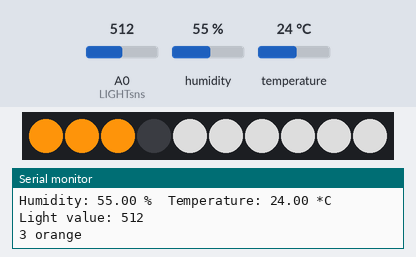
A sketch run on a simulated ESP8266 (NodeMCU). Parts: 10 RGB LEDs in strip order, left to right, the last lines printed to the serial monitor. Inputs (shaded band) come from the test bench; at power-on: temperature 24 °C, A0 (LIGHTsns) = 512, humidity 55 %.

Above: at 4.8 s.
4.9 s: temperature set to 12 °C
At 7.0 s:
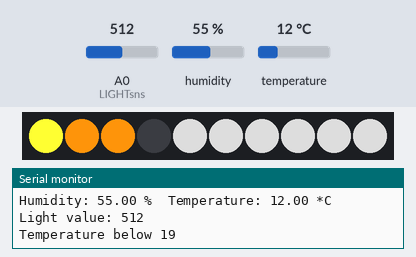
7.9 s: A0 (LIGHTsns) set to 835
11.3 s: A0 (LIGHTsns) set to 869
At 14.6 s:
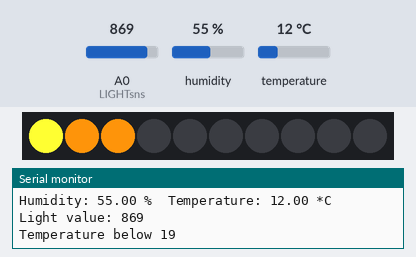
15.7 s: temperature set to 19 °C
At 17.2 s:
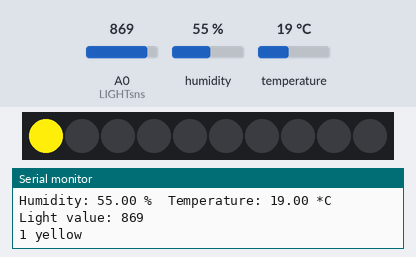
18.7 s: temperature set to 28 °C
At 21.2 s:
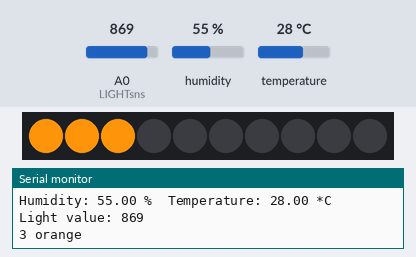
21.8 s: A0 (LIGHTsns) set to 840
At 23.8 s:
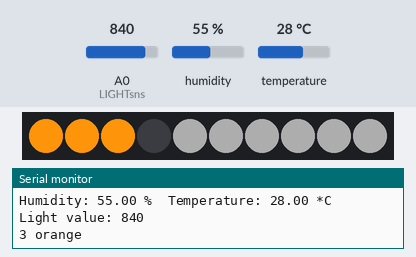
Timing chart, 0 to 25.3 s (numbered marks = the images above; inputs shaded):
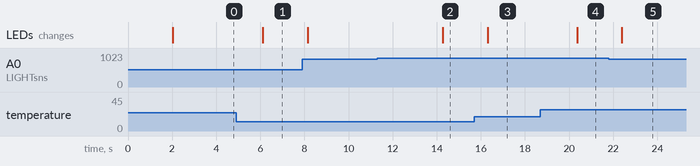

The sketch:

ArduinoLed.ino
```cpp
//neopixel library
#include <Adafruit_NeoPixel.h>

//library for hum/temperature sensor
#include <Adafruit_Sensor.h>
#include "DHT.h"

//define the pin your humidity sensor is connected to
#define DHTPIN D1

// define what humidity sensor you are using
#define DHTTYPE DHT11

//define the pin of the ledstrip
#define LEDpin D5

//define the strip, the number '10' is the amount of leds on your strip
Adafruit_NeoPixel strip = Adafruit_NeoPixel(10, LEDpin, NEO_GRB + NEO_KHZ800);

//define the analog light sensor
#define LIGHTsns A0

DHT dht(DHTPIN, DHTTYPE);

void setup() {
  //setup connection to the serial monitor
  Serial.begin(9600);
  Serial.println("Test for serial connection");

  //define ledpin as an output
  pinMode(LEDpin, OUTPUT);

  dht.begin();

  //setup the strip
  strip.begin();
  strip.show();

}

void loop() {
  // Wait a few seconds between measurements.
  delay(2000);

  // Reading temperature or humidity takes about 250 milliseconds!
  // Sensor readings may also be up to 2 seconds 'old' (its a very slow sensor)
  float h = dht.readHumidity();
  float t = dht.readTemperature();

  // Check if any reads failed and exit early (to try again).
  if (isnan(h) || isnan(t)){
    //if the sensor can't read anything, print this
    Serial.println("Failed to read from DHT sensor!");
    return;
  }

  float hic = dht.computeHeatIndex(t, h, false);

  //print the values of humidity (h) and temperature (t) in Celcius
  Serial.print("Humidity: ");
  Serial.print(h);
  Serial.print(" %\t");
  Serial.print("Temperature: ");
  Serial.print(t);
  Serial.println(" *C ");
  //the last value printed is println (printline) so the new values will appear on a second line, rather than on the same line as the old values

  //read the light sensor value
  int sensorValue = analogRead(LIGHTsns);
  Serial.print("Light value: ");
  Serial.println(sensorValue);

  //if else for temperature
  if (t == 19.00){
    strip.setPixelColor(0, 252, 236, 10);
    strip.setPixelColor(1, 0, 0, 0);
    strip.setPixelColor(2, 0, 0, 0);
    strip.show();
    Serial.println("1 yellow");
  }
  else if (t == 20.00) {
    strip.setPixelColor(0, 252, 203, 10);
    strip.setPixelColor(1, 252, 203, 10);
    strip.setPixelColor(2, 0, 0, 0);
    strip.show();
    Serial.println("2 yellow/orange");
  }
  else if (t >= 20){
    strip.setPixelColor(0, 252, 147, 10);
    strip.setPixelColor(1, 252, 147, 10);
    strip.setPixelColor(2, 252, 147, 10);
    strip.show();
    Serial.println("3 orange");
  }
  else {
    Serial.println("Temperature below 19");
    strip.setPixelColor(0, 255, 255, 50);
    strip.show();
  }

  //if else for turning on the light
  if (sensorValue >= 0 && sensorValue <= 200) {
    strip.setPixelColor(4, 255, 255, 255);
    strip.setPixelColor(5, 255, 255, 255);
    strip.setPixelColor(6, 255, 255, 255);
    strip.setPixelColor(7, 255, 255, 255);
    strip.setPixelColor(8, 255, 255, 255);
    strip.setPixelColor(9, 255, 255, 255);
    strip.show();

  }
  else if (sensorValue >= 200 && sensorValue <= 400) {
    strip.setPixelColor(4, 200, 200, 200);
    strip.setPixelColor(5, 200, 200, 200);
    strip.setPixelColor(6, 200, 200, 200);
    strip.setPixelColor(7, 200, 200, 200);
    strip.setPixelColor(8, 200, 200, 200);
    strip.setPixelColor(9, 200, 200, 200);
    strip.show();

  }
  else if (sensorValue >= 400 && sensorValue <= 600) {
    strip.setPixelColor(4, 150, 150, 150);
    strip.setPixelColor(5, 150, 150, 150);
    strip.setPixelColor(6, 150, 150, 150);
    strip.setPixelColor(7, 150, 150, 150);
    strip.setPixelColor(8, 150, 150, 150);
    strip.setPixelColor(9, 150, 150, 150);
    strip.show();
  }
  else if (sensorValue >= 600 && sensorValue <= 700) {
    strip.setPixelColor(4, 100, 100, 100);
    strip.setPixelColor(5, 100, 100, 100);
    strip.setPixelColor(6, 100, 100, 100);
    strip.setPixelColor(7, 100, 100, 100);
    strip.setPixelColor(8, 100, 100, 100);
    strip.setPixelColor(9, 100, 100, 100);
    strip.show();
  }
  else if (sensorValue >= 700 && sensorValue <= 850){
    strip.setPixelColor(4, 50, 50, 50);
    strip.setPixelColor(5, 50, 50, 50);
    strip.setPixelColor(6, 50, 50, 50);
    strip.setPixelColor(7, 50, 50, 50);
    strip.setPixelColor(8, 50, 50, 50);
    strip.setPixelColor(9, 50, 50, 50);
    strip.show();
  }
  else {
    strip.setPixelColor(4, 0, 0, 0);
    strip.setPixelColor(5, 0, 0, 0);
    strip.setPixelColor(6, 0, 0, 0);
    strip.setPixelColor(7, 0, 0, 0);
    strip.setPixelColor(8, 0, 0, 0);
    strip.setPixelColor(9, 0, 0, 0);

  }

}
```

Measured:
- the behaviour switches between 850 and 851 on A0 (LIGHTsns) (found by bisection; images 1 and 2)
- after the input at 4.9 s, the LEDs: change after 1.2 s (image 1)
- after the input at 11.3 s, the LEDs: change after 3.0 s (image 2)
- after the input at 15.7 s, the LEDs: change after 0.60 s (image 3)
- after the input at 18.7 s, the LEDs: change after 1.7 s (image 4)
- after the input at 21.8 s, the LEDs: change after 0.59 s (image 5)
